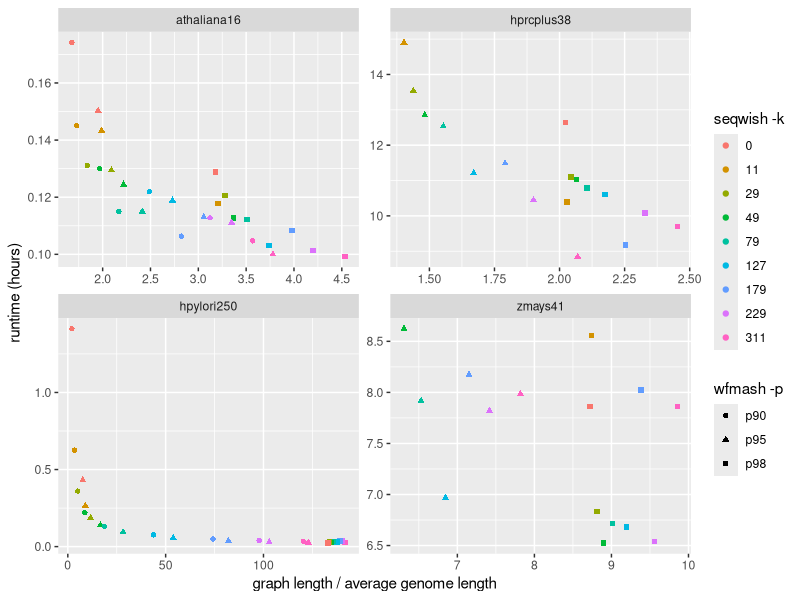
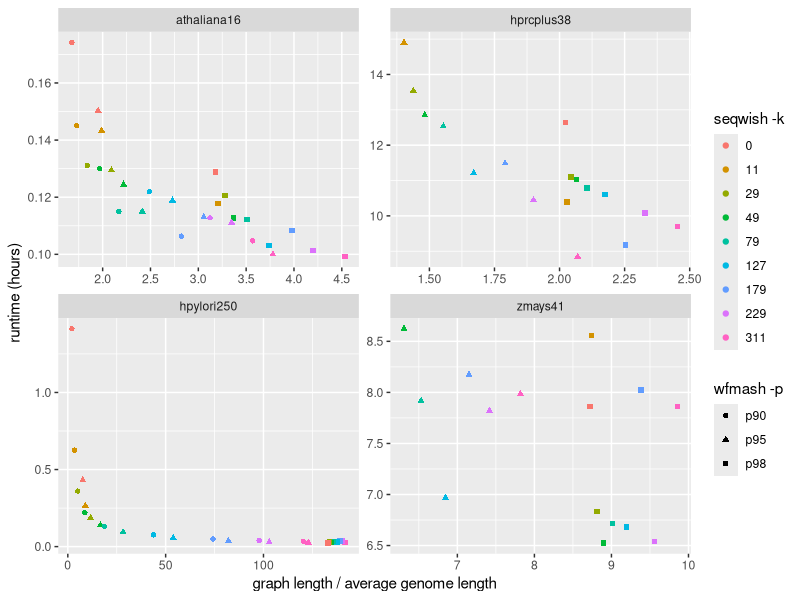

R code for these plots, in order:
#!/usr/bin/env Rscript

require(tidyverse)
require(ggrepel)

x <- read.delim('stats/stats.tsv')

ggplot(subset(x, input.fasta=="athaliana16" & min.mapping.len=="l60k" | input.fasta=="hprcplus38" | input.fasta=="hpylori250" & min.mapping.len=="l15k" | input.fasta=="zmays41" & min.mapping.len=="l60k"),
       aes(x=graph.length.Gbps/(Gbps/n), y=time.seconds/3600, shape=map.ident, color=as.factor(k), label=min.mapping.len)) +
geom_point() +
facet_wrap(~input.fasta, scales="free") +
scale_x_continuous("graph length / average genome length") +
scale_y_continuous("runtime (hours)") +
scale_color_discrete("seqwish -k") +
scale_shape_discrete("wfmash -p")
#+ geom_text_repel(size=2)

ggsave("manuscript/fig_experiment_stats.pdf", height=4, width=5.5)
